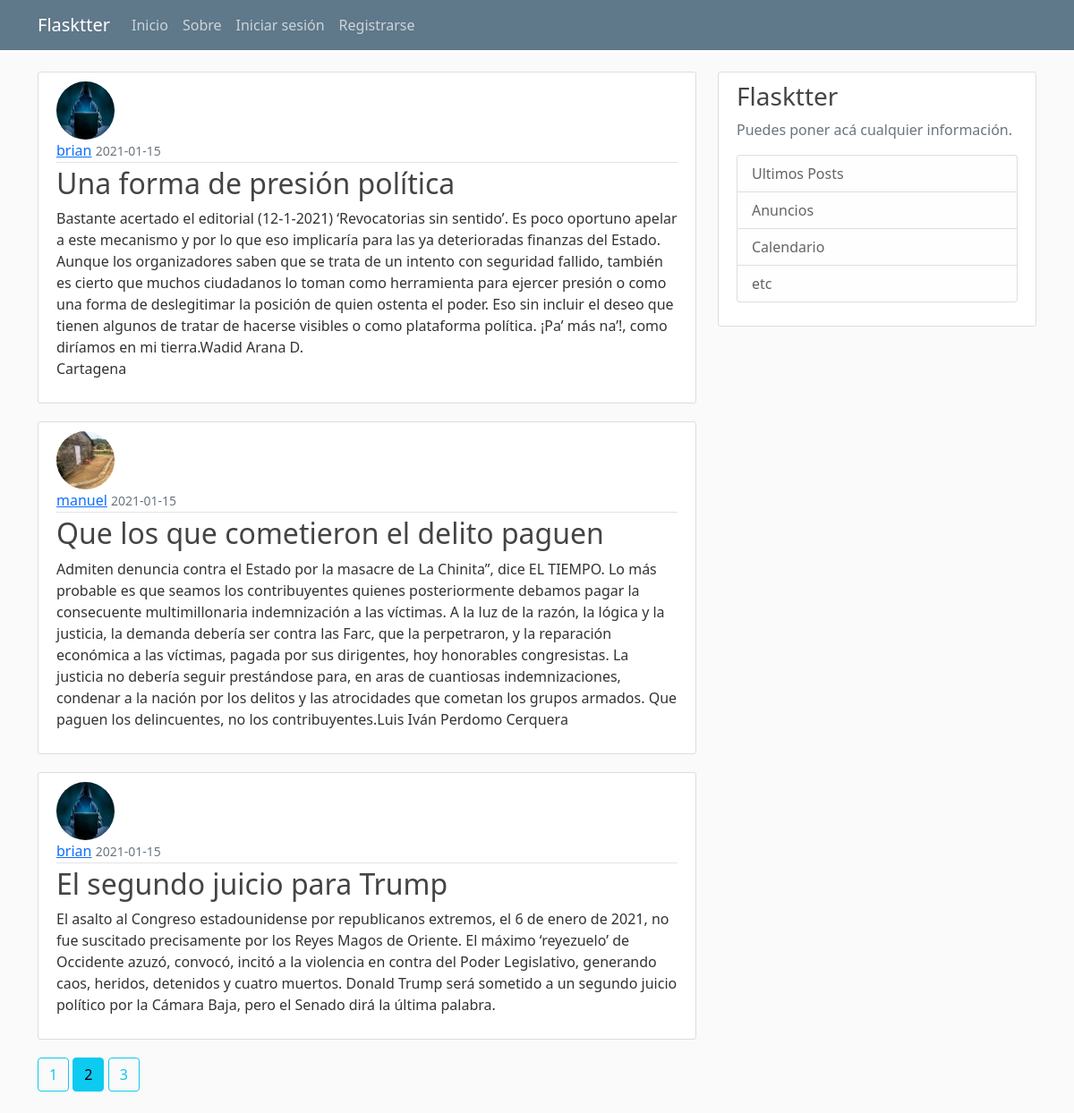
The page /home?page=2 on the database its author committed.
### flaskblog/models.py (models this page shows, shortened)
class Post(db.Model):
    id= db.Column(db.Integer, primary_key=True)
    title= db.Column(db.String(100), nullable=False)
    date_posted= db.Column(db.DateTime, nullable=False, default=datetime.utcnow)
    content = db.Column(db.Text, nullable=False)
    '''se establece la relacion de el post con el usuario con su id'''
    user_id = db.Column(db.Integer, db.ForeignKey('user.id'), nullable=False)

class User(db.Model, UserMixin):
    id= db.Column(db.Integer, primary_key=True)
    username= db.Column(db.String(20), unique=True, nullable=False)
    email= db.Column(db.String(100), unique=True, nullable=False)
    image_file= db.Column(db.String(50), nullable=False, default='default.jpg')
    password= db.Column(db.String(60), nullable=False)
    '''Relacion uno a muchos '''
    post = db.relationship('Post', backref='author', lazy=True)

### flaskblog/main/routes.py (the view)
@main.route('/')
@main.route('/home')
def home():
    page = request.args.get('page', 1, type=int)
    posts = Post.query.order_by(Post.date_posted.desc()).paginate(per_page=3, page=page)
    return render_template('home.html', posts=posts)

### flaskblog/templates/home.html
{% extends 'base.html' %}
{% block content %}
    {% for post in posts.items %}
        <article class="media content-section">
            <img class="rounded-circle article-img" src="{{ url_for('static', filename='profile_pics/' + post.author.image_file)}}" alt="">
            <div class="media-body">
            <div class="article-metadata">
                <a class="mr-2" href="{{ url_for('users.user_posts', username=post.author.username) }}">{{ post.author.username }}</a>
                <small class="text-muted">{{ post.date_posted.strftime('%Y-%m-%d') }}</small>
            </div>
            <h2><a class="article-title" href="{{ url_for('posts.post', post_id=post.id) }}">{{ post.title }}</a></h2>
            <p class="article-content">{{ post.content }}</p>
            </div>
        </article>
    {% endfor %}
    {% for page_num in posts.iter_pages(left_edge=1, right_edge=1, left_current=1, right_current=2) %}
        {% if page_num %}
            {% if posts.page == page_num %}
                <a class="btn btn-info mb-4" href="{{ url_for('main.home', page=page_num) }}">{{ page_num }}</a>
            {% else %}
            <a class="btn btn-outline-info mb-4" href="{{ url_for('main.home', page=page_num) }}">{{ page_num }}</a>
            {% endif %}
        {% else %}
            ...
        {% endif %}
    {% endfor %}
{% endblock %}

### flaskblog/static/main.css (style rules this page uses)
body { background: #fafafa; color: #333333; margin-top: 5rem; }
h1, h2, h3, h4, h5, h6 { color: #444444; }
.content-section { background: #ffffff; padding: 10px 20px; border: 1px solid #dddddd; border-radius: 3px; margin-bottom: 20px; }
.article-title { color: #444444; text-decoration: none; }
.article-content { white-space: pre-line; }
.article-img { height: 65px; width: 65px; margin-right: 16px; }
.article-metadata { padding-bottom: 1px; margin-bottom: 4px; border-bottom: 1px solid #e3e3e3 }

### rows shown on the page
Post: image_file (picture), author.username "brian", date_posted "2021-01-15", title "Una forma de presión política", content "Bastante acertado el editorial (12-1-2021) ‘Revocatorias sin sentido’. Es poco oportuno apelar a este mecanismo y por lo que eso implicaría para las ya deterioradas finanzas del Estado. Aunque los organizadores saben que se trata de un intento con seguridad fallido, también es cierto que muchos ciudadanos lo toman como herramienta para ejercer presión o como una forma de deslegitimar la posición de quien ostenta el poder. Eso sin incluir el deseo que tienen algunos de tratar de hacerse visibles o como plataforma política. ¡Pa’ más na’!, como diríamos en mi tierra.Wadid Arana D. Cartagena"
Post: image_file (picture), author.username "manuel", date_posted "2021-01-15", title "Que los que cometieron el delito paguen", content "Admiten denuncia contra el Estado por la masacre de La Chinita”, dice EL TIEMPO. Lo más probable es que seamos los contribuyentes quienes posteriormente debamos pagar la consecuente multimillonaria indemnización a las víctimas. A la luz de la razón, la lógica y la justicia, la demanda debería ser contra las Farc, que la perpetraron, y la reparación económica a las víctimas, pagada por sus dirigentes, hoy honorables congresistas. La justicia no debería seguir prestándose para, en aras de cuantiosas indemnizaciones, condenar a la nación por los delitos y las atrocidades que cometan los grupos armados. Que paguen los delincuentes, no los contribuyentes.Luis Iván Perdomo Cerquera"
Post: image_file (picture), author.username "brian", date_posted "2021-01-15", title "El segundo juicio para Trump", content "El asalto al Congreso estadounidense por republicanos extremos, el 6 de enero de 2021, no fue suscitado precisamente por los Reyes Magos de Oriente. El máximo ‘reyezuelo’ de Occidente azuzó, convocó, incitó a la violencia en contra del Poder Legislativo, generando caos, heridos, detenidos y cuatro muertos. Donald Trump será sometido a un segundo juicio político por la Cámara Baja, pero el Senado dirá la última palabra."

### other values the page prints
{{ page_num }} "1" "3"
{{ page_num }} "2"
